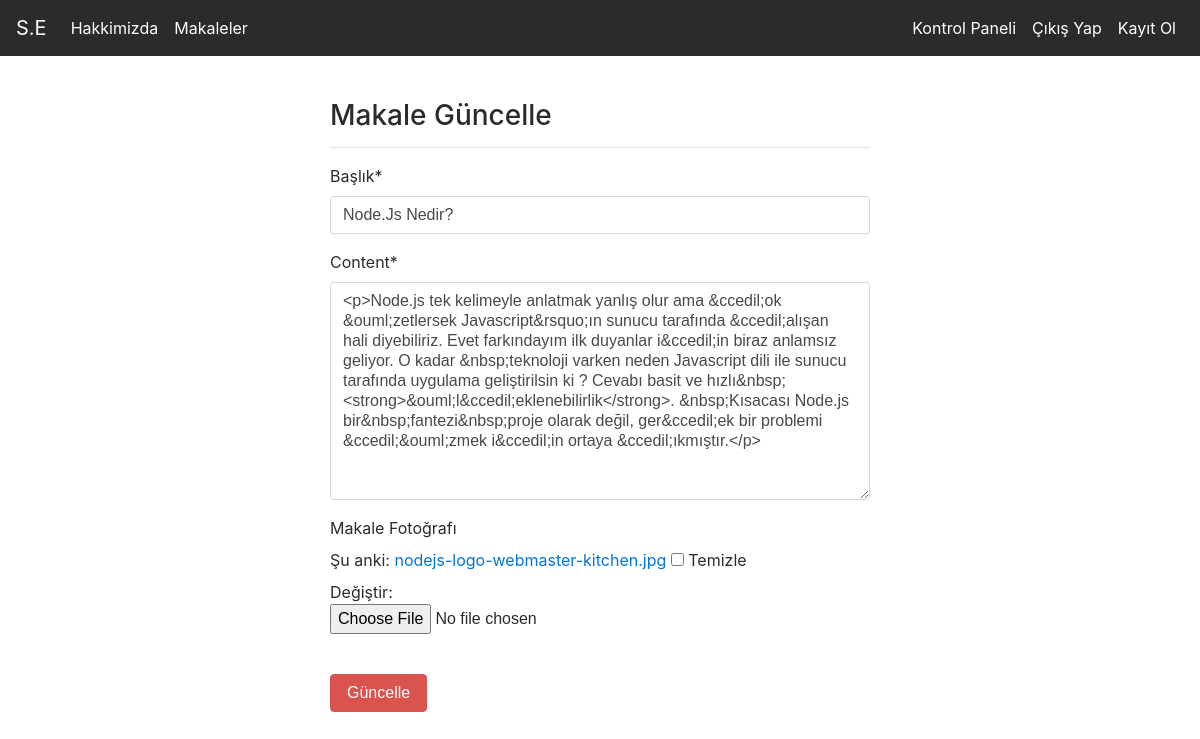
/articles/update/14 (signed in), run on the app's committed database.
### article/models.py (models this page shows, shortened)
class Article(models.Model):
    author = models.ForeignKey("auth.User",on_delete = models.CASCADE,verbose_name = "Yazar")
    title = models.CharField(max_length = 50,verbose_name = "Başlık")
    content = RichTextField()
    created_date = models.DateTimeField(auto_now=True,verbose_name = "Oluşturulma Tarihi")
    article_image = models.FileField(blank = True,null = True,verbose_name="Makale Fotoğrafı")
    class Meta:
        ordering = ['-created_date']

### article/views.py (the view)
# urls.py: path('update/<int:id>',views.updateArticle,name = "updatearticle"),
@login_required(login_url="user:login")
def updateArticle(request,id):
    article = get_object_or_404(Article,id = id)
    form = ArticleForm(request.POST or None,request.FILES or None,instance=article)
    if form.is_valid():
        article = form.save(commit=False)
        article.author = request.user
        article.save()
        messages.success(request,"Makale başarıyla güncellendi.")
        return redirect("article:dashboard")
    return render(request,"update.html",{"form":form})

### article/forms.py
class ArticleForm(forms.ModelForm):
    class Meta:
        model = Article
        fields = [
            "title","content","article_image"
        ]

### templates/update.html (shortened to what this page needs)
{% extends "layout.html" %}
{% block body %}
{% load crispy_forms_tags %}
<div class="row">
        <div class="col-md-6 offset-md-3">
            <h3>Makale Güncelle</h3>
            <hr>
            <form method="post" enctype="multipart/form-data">
                {{form|crispy}}
                <br>
                <button type="submit" class="btn btn-danger">Güncelle</button>
            </form>
        </div>
</div>
{% endblock body %}

### data on the page
Article: title "Node.Js Nedir?", content "<p>Node.js tek kelimeyle anlatmak yanlış olur ama &ccedil;ok &ouml;zetlersek Javascript&rsquo;ın sunucu tarafında &ccedil;alışan hali diyebiliriz. Evet farkındayım ilk duyanlar i&ccedil;in biraz anlamsız geliyor. O kadar &nbsp;teknoloji varken neden Javascript dili ile sunucu tarafında uygulama geliştirilsin ki ? Cevabı basit ve hızlı&nbsp;<strong>&ouml;l&ccedil;eklenebilirlik</strong>. &nbsp;Kısacası Node.js bir&nbsp;fantezi&nbsp;proje olarak değil, ger&ccedil;ek bir problemi &ccedil;&ouml;zmek i&ccedil;in ortaya &ccedil;ıkmıştır.</p>"
